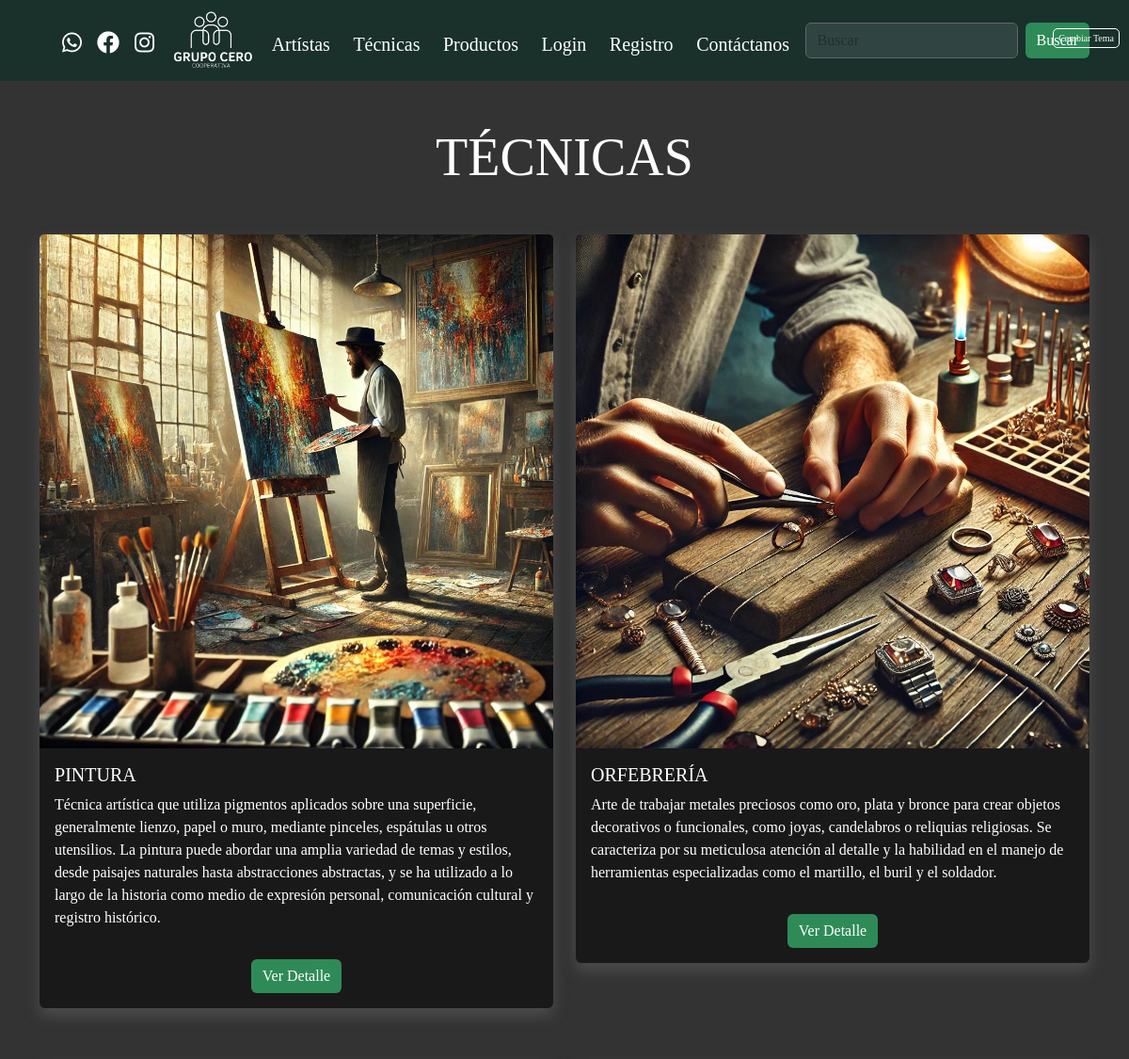
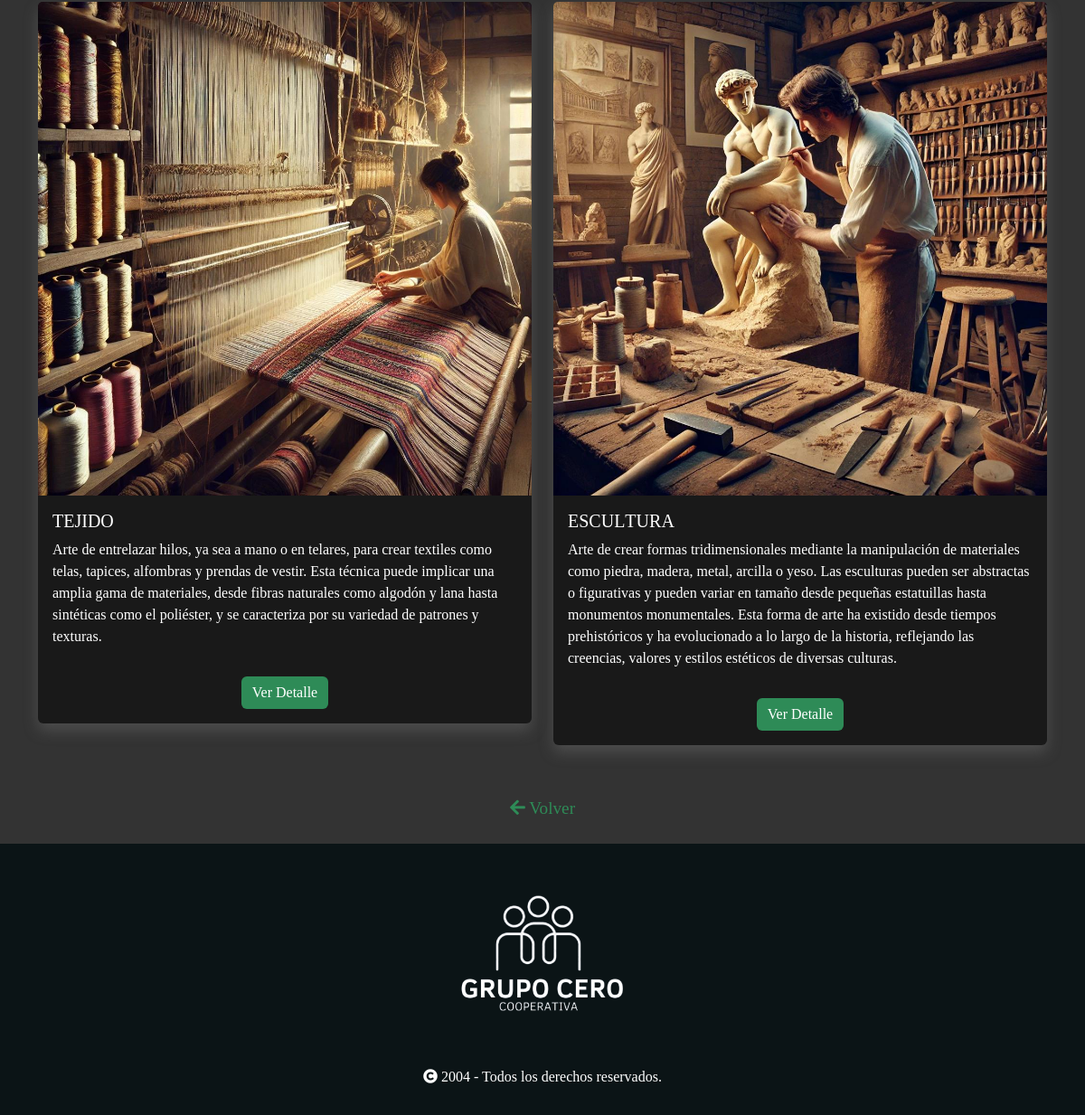
Screenshot of /tecnicas/ with the database file from the repository (2 pictures, top to bottom).
### storegrupozero/models.py (models this page shows, shortened)
class Technique(models.Model):
    name = models.CharField(max_length=100)
    description = models.TextField()
    image = models.ImageField(upload_to='techniques/', null=True, blank=True)  # Agregar campo de imagen
    created_at = models.DateTimeField(auto_now_add=True)
    updated_at = models.DateTimeField(auto_now=True)

### storegrupozero/views.py (the view)
# urls.py: path('tecnicas/', views.tecnicas, name='tecnicas'),
def tecnicas(request):
    techniques = Technique.objects.all()
    return render(request, 'tecnicas.html', {'techniques': techniques})

### storegrupozero/templates/tecnicas.html (shortened to what this page needs)
{% extends "base.html" %}
{% load static %}
{% block content %}
    <h2 class="titulo-seccion text-center m-5">TÉCNICAS</h2>
    <div class="container">
        <div class="row row-cols-1 row-cols-md-2 g-4">
            {% for technique in techniques %}
            <div class="col">
                <div class="card">
                    <img src="{{ technique.image.url }}" class="card-img-top" alt="{{ technique.name }}">
                    <div class="card-body">
                        <h5 class="card-title typing-animation">{{ technique.name }}</h5>
                        <p class="card-text">{{ technique.description }}</p>
                        <button class="btn btn-primary" data-bs-toggle="modal" data-bs-target="#detalleTecnicaModal{{ forloop.counter }}">Ver Detalle</button>
                    </div>
                </div>
            </div>
            {% endfor %}
        </div>
    </div>
    <div class="container text-center my-4">
        <a href="{% url 'index' %}" class="link-volver">
            <i class="fas fa-arrow-left"></i> Volver
        </a>
    </div>
{% endblock %}

### storegrupozero/static/css/styles.css (style rules this page uses)
:root { --color1: #ff6f8d; --color2: #554f1f; --color3: #19302b; --color4: #0b1416; --color5: #fefefe; --bg-light: #ffffff; --text-light: #000000; --bg-dark: #333333; --text-dark: #ffffff; --nav-bg-dark: #222222; --input-bg-dark: #555555; --input-border-dark: #666666; --btn-green: seagreen; --btn-green-dark: #2d7042; --semi-transparent-black: rgba(0, 0, 0, 0.6); --carousel-arrow-color: #cccccc; }
:root { --color1: #ff6f8d; --color2: #554f1f; --color3: #19302b; --color4: #0b1416; --color5: #fefefe; --btn-green: seagreen; --btn-green-dark: #2d7042; --semi-transparent-black: rgba(0, 0, 0, 0.6); --carousel-arrow-color: #cccccc; }
body { font-family: "Playfair Display", serif; transition: background-color 0.3s, color 0.3s; }
body { background-image: url('../img/fondo-negro-2.jpg'); background-color: #333333; color: #ffffff; }
.card { background-color: rgba(0, 0, 0, 0.5); color: #ffffff; }
.titulo-seccion { font-size: 3rem; font-family: "Playfair Display", serif; margin: 3rem 0; color: var(--color5); text-align: center; }
.link-volver { color: whitesmoke; text-decoration: none; font-size: 1.2rem; font-family: "Playfair Display", serif; transition: color 0.3s; }
.card { margin-bottom: 2rem; background-color: rgba(0, 0, 0, 0.5); color: var(--text-dark); box-shadow: 0 8px 16px 0 rgba(118, 117, 117, 0.4); border: none; }
.card img { width: 100%; height: auto; object-fit: cover; }
.card-body { display: flex; flex-direction: column; justify-content: space-between; height: 100%; }
.card .btn { background-color: var(--btn-green); color: var(--text-dark); margin-top: 1rem; align-self: center; border: none; transition: background-color 0.3s; }
.titulo-seccion { font-size: 3.5rem; font-family: "Playfair Display", serif; margin: 3rem 0; color: var(--color5); text-align: center; }
.link-volver { color: var(--btn-green); text-decoration: none; margin: 0 10px; }

### rows the page displays
Technique: image (picture), description "Técnica artística que utiliza pigmentos aplicados sobre una superficie, generalmente lienzo, papel o muro, mediante pinceles, espátulas u otros utensilios. La pintura puede abordar una amplia variedad de temas y estilos, desde paisajes naturales hasta abstracciones abstractas, y se ha utilizado a lo largo de la historia como medio de expresión personal, comunicación cultural y registro histórico."
Technique: image (picture), description "Arte de trabajar metales preciosos como oro, plata y bronce para crear objetos decorativos o funcionales, como joyas, candelabros o reliquias religiosas. Se caracteriza por su meticulosa atención al detalle y la habilidad en el manejo de herramientas especializadas como el martillo, el buril y el soldador."
Technique: image (picture), description "Arte de entrelazar hilos, ya sea a mano o en telares, para crear textiles como telas, tapices, alfombras y prendas de vestir. Esta técnica puede implicar una amplia gama de materiales, desde fibras naturales como algodón y lana hasta sintéticas como el poliéster, y se caracteriza por su variedad de patrones y texturas."
Technique: image (picture), description "Arte de crear formas tridimensionales mediante la manipulación de materiales como piedra, madera, metal, arcilla o yeso. Las esculturas pueden ser abstractas o figurativas y pueden variar en tamaño desde pequeñas estatuillas hasta monumentos monumentales. Esta forma de arte ha existido desde tiempos prehistóricos y ha evolucionado a lo largo de la historia, reflejando las creencias, valores y estilos estéticos de diversas culturas."
